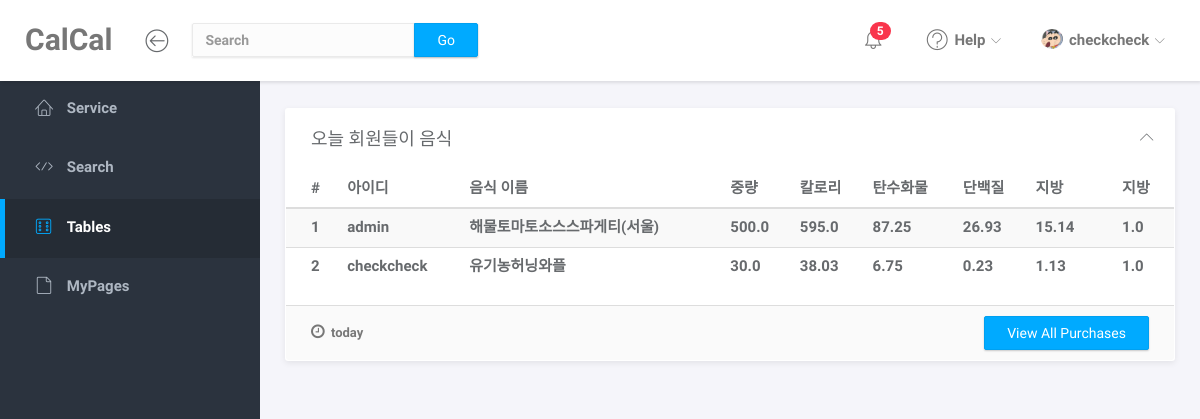
The page /FoodInfo/table/ (signed in) on the database as committed earlier.
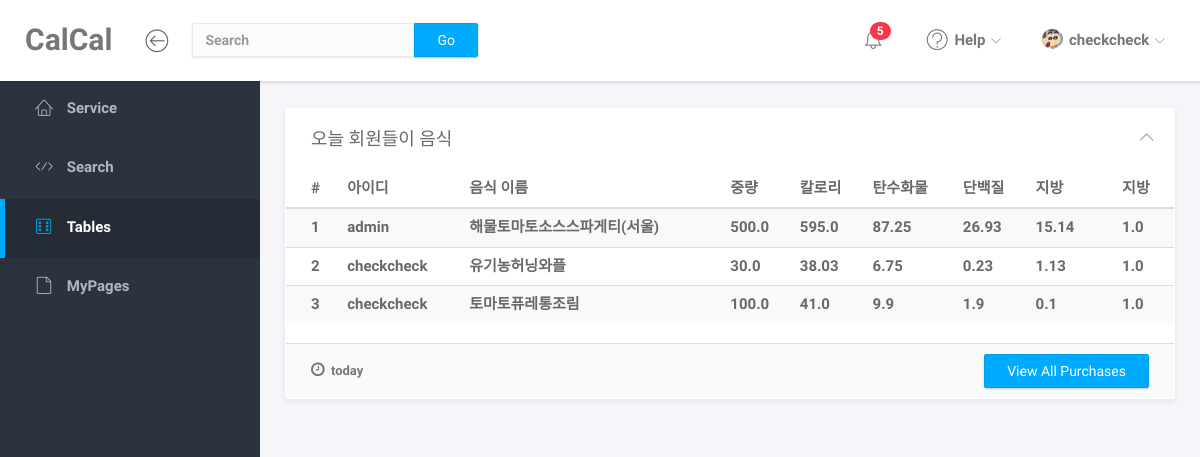
The same page on the database as committed later.
### FoodInfo/models.py (models this page shows, shortened)
class UserTable(models.Model):
    authuser = models.ForeignKey(User,on_delete=models.CASCADE)
    table = models.ForeignKey(Table, on_delete=models.CASCADE)
    name = models.CharField('음식 이름', max_length=30)
    serving_wt = models.FloatField('제공량')
    kcal = models.FloatField('칼로리')
    carbo = models.FloatField('탄수화물')
    protein = models.FloatField('단백질')
    fat = models.FloatField('지방')
    company = models.TextField('회사명', max_length=30)
    amount = models.FloatField('섭취량', default=1)
    date = models.DateField('날짜', default=datetime.now().strftime('%Y-%m-%d'), blank=True)

### User/models.py (models this page shows, shortened)
class User(AbstractBaseUser):
    username = models.CharField(
        verbose_name='username',
        max_length=40,
        unique=True,
    )
    email = models.EmailField(
        verbose_name='email',
        max_length=240,
    )
    age = models.PositiveIntegerField(null=True, blank=True)
    weight = models.PositiveIntegerField(null=True, blank=True)
    height = models.PositiveIntegerField(null=True, blank=True)
    gender = models.SmallIntegerField(choices=GENDER_CHOICES)
    is_active = models.BooleanField(default=True)
    is_admin = models.BooleanField(default=False)
    objects = UserManager()
    USERNAME_FIELD = 'username'
    REQUIRED_FIELDS = ['email', 'age', 'gender', 'weight', 'height']

### FoodInfo/views.py (the view)
# urls.py: path('table/', views.table, name='table'),
def table(requset):
    baseDate = datetime.date.today()
    todayTable = (UserTable.objects.all()).filter(
            date=baseDate)
    return render(requset, 'tables.html', {'todayTable':todayTable})

### FoodInfo/templates/tables.html (shortened to what the changed rows need)
<!doctype html>
<html lang="en">
<head>
	<link rel="stylesheet" href="/static/service/vendor/bootstrap/css/bootstrap.min.css">
	<link rel="stylesheet" href="/static/service/vendor/font-awesome/css/font-awesome.min.css">
	<link rel="stylesheet" href="/static/service/vendor/linearicons/style.css">
	<link rel="stylesheet" href="/static/service/vendor/chartist/css/chartist-custom.css">
	<link rel="stylesheet" href="/static/service/css/main.css">
	<link rel="stylesheet" href="/static/service/css/demo.css">
</head>
<body>
	<b id="wrapper">
		<div class="main">
			<div class="main-content">
				<div class="container-fluid">
					<div class="panel">
						<div class="panel-body no-padding">
							<table class="table table-striped">
								<thead>
									<tr>
										<th>#</th>
										<th>아이디</th>
										<th>음식 이름</th>
										<th>중량</th>
										<th>칼로리</th>
										<th>탄수화물</th>
										<th>단백질</th>
										<th>지방</th>
										<th>지방</th>
									</tr>
								</thead>
								<tbody>
								{% for food in todayTable.all %}
									<tr>
										<td>{{forloop.counter}}</td>
										<td>{{food.authuser.username}}</td>
										<td>{{food.name}}</td>
										<td>{{food.serving_wt}}</td>
										<td>{{food.kcal}}</td>
										<td>{{food.carbo}}</td>
										<td>{{food.protein}}</td>
										<td>{{food.fat}}</td>
										<td>{{food.amount}}</td>
									</tr>
								{% endfor %}
								</tbody>
							</table>
						</div>
					</div>
				</div>
			</div>
		</div>
    </b>
</body>
</html>

Rows that differ between the two databases and show on the page:
added UserTable: authuser.username "checkcheck", name "토마토퓨레통조림", serving_wt "100.0", kcal "41.0", carbo "9.9", protein "1.9", fat "0.1", amount "1.0"
